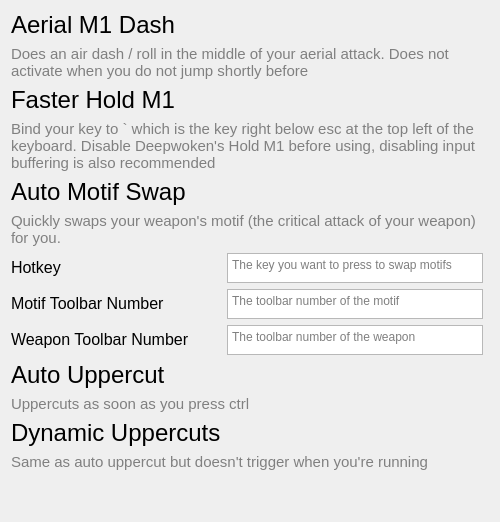
         <widget class="QWidget" name="weaponsPage">
          <layout class="QGridLayout" name="gridLayout_10">
           <item row="1" column="0" colspan="2">
            <widget class="QLabel" name="label_11">
             <property name="font">
              <font>
               <pointsize>11</pointsize>
              </font>
             </property>
             <property name="styleSheet">
              <string notr="true">color:grey;</string>
             </property>
             <property name="text">
              <string>Does an air dash / roll in the middle of your aerial attack. Does not activate when you do not jump shortly before</string>
             </property>
             <property name="wordWrap">
              <bool>true</bool>
             </property>
            </widget>
           </item>
           <item row="10" column="0" colspan="2">
            <widget class="QLabel" name="label_24">
             <property name="font">
              <font>
               <pointsize>11</pointsize>
              </font>
             </property>
             <property name="styleSheet">
              <string notr="true">color:grey;</string>
             </property>
             <property name="text">
              <string>Uppercuts as soon as you press ctrl</string>
             </property>
            </widget>
           </item>
           <item row="13" column="0">
            <spacer name="verticalSpacer_7">
             <property name="orientation">
              <enum>Qt::Orientation::Vertical</enum>
             </property>
             <property name="sizeHint" stdset="0">
              <size>
               <width>20</width>
               <height>40</height>
              </size>
             </property>
            </spacer>
           </item>
           <item row="5" column="0" colspan="2">
            <widget class="QLabel" name="label_12">
             <property name="font">
              <font>
               <pointsize>11</pointsize>
              </font>
             </property>
             <property name="styleSheet">
              <string notr="true">color:grey;</string>
             </property>
             <property name="text">
              <string>Quickly swaps your weapon's motif (the critical attack of your weapon) for you.</string>
             </property>
             <property name="wordWrap">
              <bool>true</bool>
             </property>
            </widget>
           </item>
           <item row="3" column="0" colspan="2">
            <widget class="QLabel" name="label_2">
             <property name="font">
              <font>
               <pointsize>11</pointsize>
              </font>
             </property>
             <property name="styleSheet">
              <string notr="true">color:grey</string>
             </property>
             <property name="text">
              <string>Bind your key to ` which is the key right below esc at the top left of the keyboard. Disable Deepwoken's Hold M1 before using, disabling input buffering is also recommended</string>
             </property>
             <property name="wordWrap">
              <bool>true</bool>
             </property>
            </widget>
           </item>
           <item row="6" column="1">
            <widget class="QPlainTextEdit" name="MotifHotkeyArea">
             <property name="minimumSize">
              <size>
               <width>0</width>
               <height>30</height>
              </size>
             </property>
             <property name="maximumSize">
              <size>
               <width>16777215</width>
               <height>30</height>
              </size>
             </property>
             <property name="styleSheet">
              <string notr="true"/>
             </property>
             <property name="placeholderText">
              <string>The key you want to press to swap motifs</string>
             </property>
            </widget>
           </item>
           <item row="6" column="0">
            <widget class="QLabel" name="MotifHotkeyLabel">
             <property name="text">
              <string>&lt;html&gt;&lt;head/&gt;&lt;body&gt;&lt;p&gt;&lt;span style=&quot; font-size:12pt;&quot;&gt;Hotkey&lt;/span&gt;&lt;/p&gt;&lt;/body&gt;&lt;/html&gt;</string>
             </property>
            </widget>
           </item>
           <item row="8" column="1">
            <widget class="QPlainTextEdit" name="plainTextEdit_7">
             <property name="minimumSize">
              <size>
               <width>0</width>
               <height>30</height>
              </size>
             </property>
             <property name="maximumSize">
              <size>
               <width>16777215</width>
               <height>30</height>
              </size>
             </property>
             <property name="styleSheet">
              <string notr="true"/>
             </property>
             <property name="placeholderText">
              <string>The toolbar number of the weapon</string>
             </property>
            </widget>
           </item>
           <item row="13" column="1" colspan="2">
            <spacer name="verticalSpacer_13">
             <property name="orientation">
              <enum>Qt::Orientation::Vertical</enum>
             </property>
             <property name="sizeHint" stdset="0">
              <size>
               <width>20</width>
               <height>40</height>
              </size>
             </property>
            </spacer>
           </item>
           <item row="8" column="0">
            <widget class="QLabel" name="label_16">
             <property name="text">
              <string>&lt;html&gt;&lt;head/&gt;&lt;body&gt;&lt;p&gt;&lt;span style=&quot; font-size:12pt;&quot;&gt;Weapon Toolbar Number&lt;/span&gt;&lt;/p&gt;&lt;/body&gt;&lt;/html&gt;</string>
             </property>
            </widget>
           </item>
           <item row="7" column="0">
            <widget class="QLabel" name="MotifToolbarNumberLabel">
             <property name="text">
              <string>&lt;html&gt;&lt;head/&gt;&lt;body&gt;&lt;p&gt;&lt;span style=&quot; font-size:12pt;&quot;&gt;Motif Toolbar Number&lt;/span&gt;&lt;/p&gt;&lt;/body&gt;&lt;/html&gt;</string>
             </property>
            </widget>
           </item>
           <item row="7" column="1">
            <widget class="QPlainTextEdit" name="MotifToolbarNumberArea">
             <property name="minimumSize">
              <size>
               <width>0</width>
               <height>30</height>
              </size>
             </property>
             <property name="maximumSize">
              <size>
               <width>16777215</width>
               <height>30</height>
              </size>
             </property>
             <property name="styleSheet">
              <string notr="true"/>
             </property>
             <property name="placeholderText">
              <string>The toolbar number of the motif</string>
             </property>
            </widget>
           </item>
           <item row="12" column="0" colspan="2">
            <widget class="QLabel" name="label_36">
             <property name="font">
              <font>
               <pointsize>11</pointsize>
              </font>
             </property>
             <property name="styleSheet">
              <string notr="true">color:grey;</string>
             </property>
             <property name="text">
              <string>Same as auto uppercut but doesn't trigger when you're running</string>
             </property>
            </widget>
           </item>
           <item row="9" column="0">
            <widget class="QLabel" name="label_23">
             <property name="text">
              <string>&lt;html&gt;&lt;head/&gt;&lt;body&gt;&lt;p&gt;&lt;span style=&quot; font-size:18pt;&quot;&gt;Auto Uppercut&lt;/span&gt;&lt;/p&gt;&lt;/body&gt;&lt;/html&gt;</string>
             </property>
            </widget>
           </item>
           <item row="11" column="0">
            <widget class="QLabel" name="label_35">
             <property name="text">
              <string>&lt;html&gt;&lt;head/&gt;&lt;body&gt;&lt;p&gt;&lt;span style=&quot; font-size:18pt;&quot;&gt;Dynamic Uppercuts&lt;/span&gt;&lt;/p&gt;&lt;/body&gt;&lt;/html&gt;</string>
             </property>
            </widget>
           </item>
           <item row="4" column="0">
            <widget class="QLabel" name="MotifSwapLabel">
             <property name="text">
              <string>&lt;html&gt;&lt;head/&gt;&lt;body&gt;&lt;p&gt;&lt;span style=&quot; font-size:18pt;&quot;&gt;Auto Motif Swap&lt;/span&gt;&lt;/p&gt;&lt;/body&gt;&lt;/html&gt;</string>
             </property>
            </widget>
           </item>
           <item row="0" column="0">
            <widget class="QLabel" name="AerialAirDashLabel">
             <property name="text">
              <string>&lt;html&gt;&lt;head/&gt;&lt;body&gt;&lt;p&gt;&lt;span style=&quot; font-size:18pt;&quot;&gt;Aerial M1 Dash&lt;/span&gt;&lt;/p&gt;&lt;/body&gt;&lt;/html&gt;</string>
             </property>
            </widget>
           </item>
           <item row="2" column="0">
            <widget class="QLabel" name="HoldM1Label">
             <property name="text">
              <string>&lt;html&gt;&lt;head/&gt;&lt;body&gt;&lt;p&gt;&lt;span style=&quot; font-size:18pt;&quot;&gt;Faster Hold M1&lt;/span&gt;&lt;/p&gt;&lt;/body&gt;&lt;/html&gt;</string>
             </property>
            </widget>
           </item>
          </layout>
         </widget>
